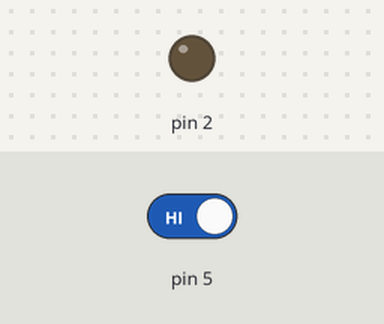
Bench run of a sketch on a simulated Arduino Uno, built with avr-gcc and run on an emulated ATmega328P. Parts: output pins drawn as LEDs (lit = HIGH). Inputs (shaded band) come from the test bench; at power-on: pin 5 HIGH.

Above: at 1.2 s.
1.3 s: pin 5 driven LOW
At 1.9 s:
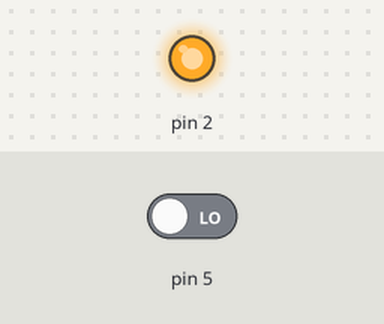
2.8 s: pin 5 driven HIGH
At 4.6 s:
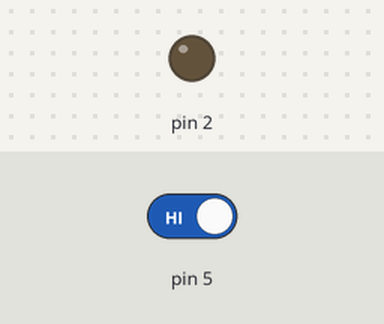
Timing chart, 0 to 6.1 s (numbered marks = the images above; inputs shaded):
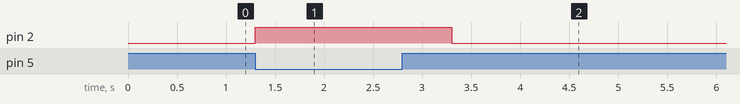

The sketch:

Knock_sensor.ino
```cpp
/*
 * 名称   : Knock sensor
 * 功能   : 读取敲击传感器的值
 * 作者   : http://www.keyes-robot.com/
*/
int val = 0;

void setup() {
  pinMode(5, INPUT);   //设置敲击传感器的引脚D5为输入模式
  pinMode(2, OUTPUT);  //设置交通灯模块上红色LED的引脚D2为输出模式
}

void loop() {
  val = digitalRead(5);  //读取敲击传感器的值
  if (val == 0) {   //敲击时的值为0
    digitalWrite(2, HIGH);  //红色LED亮
    delay(1000);
  }
  else {    //无敲击时的值为1
    digitalWrite(2, LOW);  //红色LED灭
  }
}
```

Measured:
- after the input at 1.3 s, pin 2: LOW → HIGH at once
- after the input at 2.8 s, pin 2: HIGH → LOW after 0.50 s
